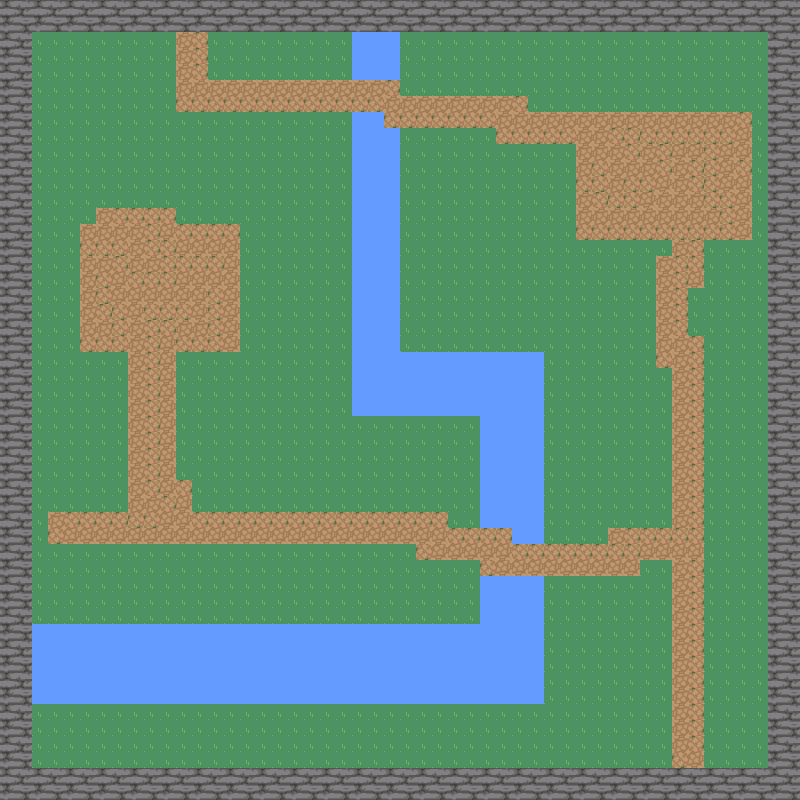

The image is a tile-based game level rendered from a .tmx file. Its description and source (layers, tilesets, objects; grid data summarised) follow:
An orthogonal 50x50 tile map with 16x16 px tiles, 4 tile layers (background, walls, water, path).

<map version="1.5" tiledversion="1.7.2" orientation="orthogonal" renderorder="right-down" width="50" height="50" tilewidth="16" tileheight="16" infinite="0" nextlayerid="5" nextobjectid="1">
 <tileset firstgid="1" source="nature.tsx" />
 <layer id="1" name="background" width="50" height="50">
  <data>[2500 cells, 2500 non-empty, 1 distinct tile ids]</data>
 </layer>
 <layer id="2" name="walls" width="50" height="50">
  <data>[2500 cells, 384 non-empty, 4 distinct tile ids]</data>
 </layer>
 <layer id="3" name="water" width="50" height="50">
  <data>[2500 cells, 320 non-empty, 4 distinct tile ids]</data>
 </layer>
 <layer id="4" name="path" width="50" height="50">
  <data>[2500 cells, 418 non-empty, 4 distinct tile ids]</data>
 </layer>
</map>
